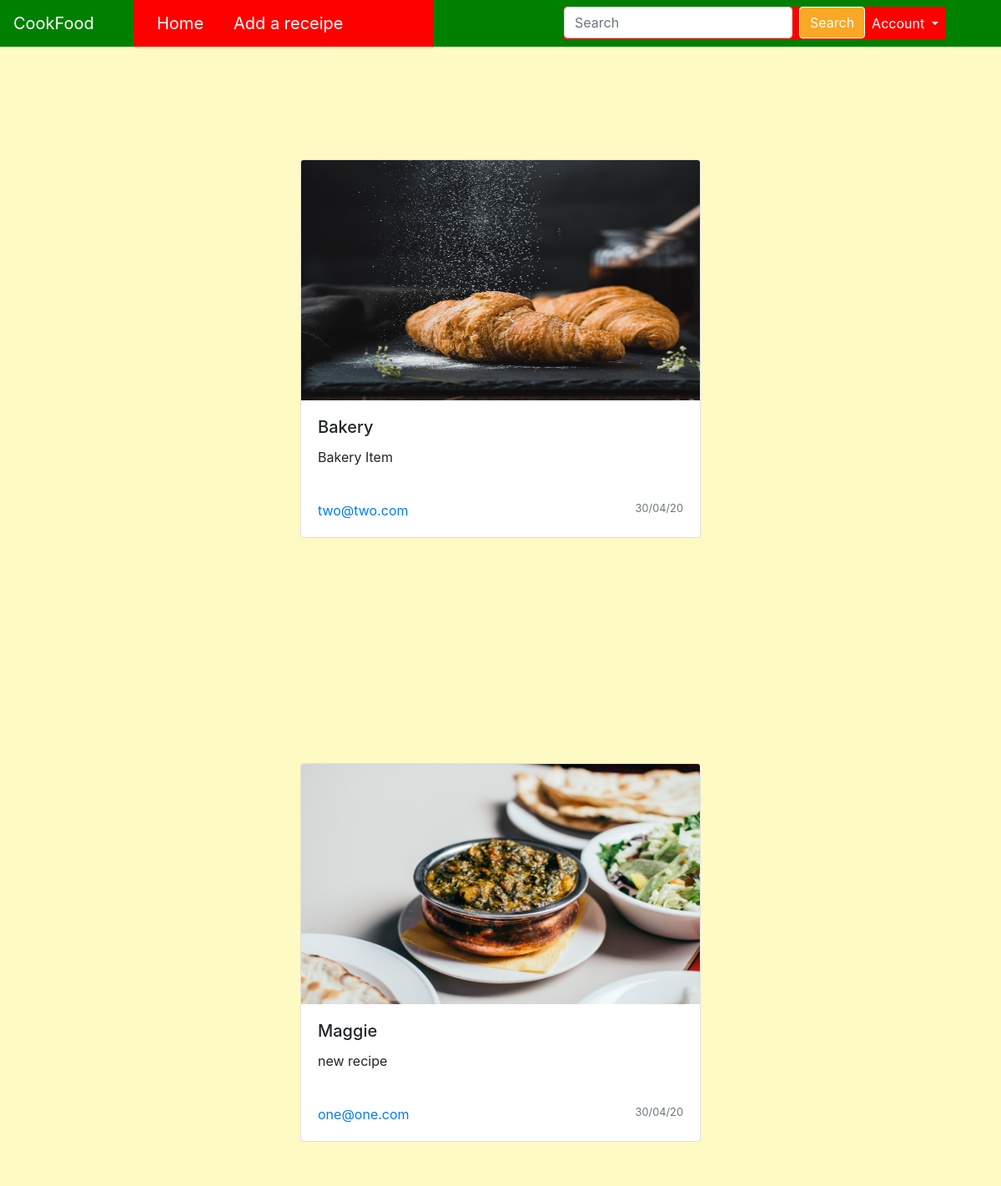
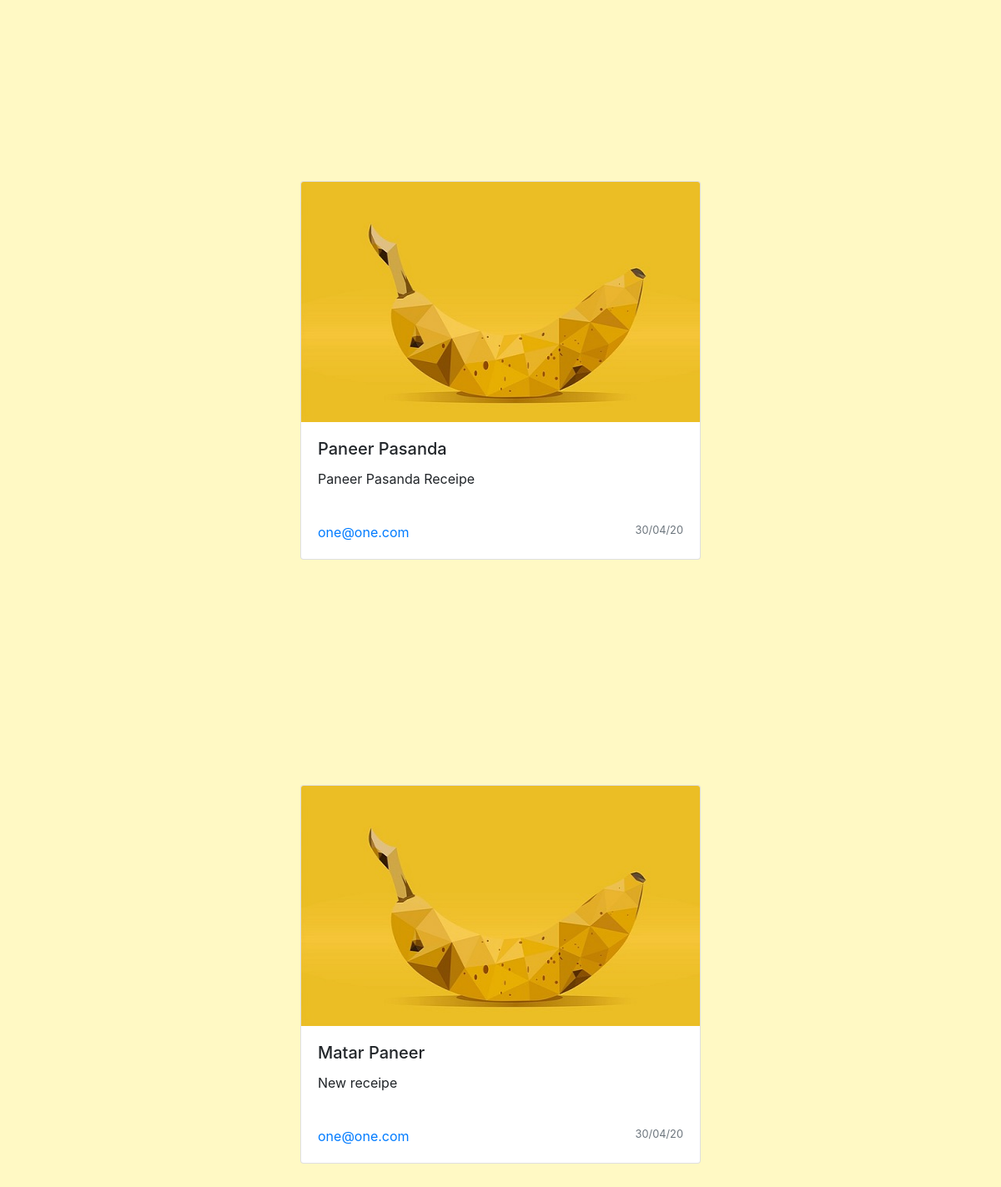
The page /blogs/view_blogs (signed in) on the database its author committed (2 pictures, top to bottom).
### my_project/blogs/models.py (models this page shows, shortened)
class Blog(db.Model):
    __tablename__ = 'blogs'
    id = db.Column(db.Integer, primary_key=True)
    blog_id = db.Column(db.Text)
    dish_name = db.Column(db.String(60), nullable=False)
    dish_receipe = db.Column(db.Text)
    date = db.Column(db.DateTime, nullable=False, default=datetime.utcnow)
    recipe_img = db.Column(db.String(80), nullable=True)
    email = db.Column(db.String(80), db.ForeignKey('users.email'), nullable=False)
    user = db.relationship('User', backref=db.backref('blogs', lazy=True))

### my_project/blogs/view.py (the view)
@blog_bp.route("/view_blogs")
@login_required
def view_blogs():
    blogs_list = Blog.query.order_by(desc(Blog.date)).all()
    return render_template('blogs/view_blogs.html', blogs_list=blogs_list)

### my_project/sign_up/models.py (called while the page is built)
@login_manager.user_loader
def load_user(user_id):
    return User.query.get(user_id)

### my_project/blogs/templates/blogs/view_blogs.html
{% extends "base.html" %} {% block content %} {% for blog in blogs_list %}
<div class="body-container">
    <div class="container-center">
        <div class="card w-50">
            {% if blog.recipe_img == None %}
            <img src="{{url_for('static', filename='images/default.jpg')}}" class="card-img-top"> {% else %}
            <img src="{{url_for('static', filename='images/'+blog.recipe_img)}}" class="card-img-top"> {% endif %}
            <div class="card-body">
                <h5 class="card-title">{{blog.dish_name}}</h5>
                <p class="card-text">{{blog.dish_receipe}}</p>
            </div>
            <div class="card-body">
                <div class="row">
                    <div class="col-6">
                        <a href="#" class="card-link">{{blog.email}}</a>
                    </div>
                    <div class="col-6">
                        <p class="card-text card-link text-right"><small class="text-muted">{{blog.date.strftime("%d/%m/%y")}}</small></p>
                    </div>
                </div>
            </div>
        </div>
    </div>
</div>
{% endfor %} {% endblock %}

### my_project/templates/base.html (shortened to what this page needs)
<html lang="en">
<head>
    <link rel="stylesheet" href="https://stackpath.bootstrapcdn.com/bootstrap/4.4.1/css/bootstrap.min.css">
    <link rel="stylesheet" href="{{ url_for('static', filename='css/main.css') }}">
</head>
<body>
    <div class="screen-1000plus">
        <nav class="navbar fixed-top navbar-expand-lg">
            <a class="navbar-brand" href="{{url_for('blog_bp.view_blogs')}}">CookFood</a>
            <div class="navbar-left-div navbar-nav">
                <ul class="navbar-left-list">
                    <li class="navbar-left-list-items">
                        <a class="nav-link" href="{{url_for('blog_bp.view_blogs')}}">Home</a>
                    </li>
                    {% if current_user.is_authenticated %}
                    <li class="navbar-left-list-items">
                        <a class="nav-link" href="{{url_for('blog_bp.create_blog')}}">Add a receipe</a>
                    </li>
                    {% endif %}
                </ul>
            </div>
            <div class="navbar-right-items">
                <ul class="navbar-nav">
                    <li class="nav-item dropdown">
                        <form class="form-inline my-2 my-lg-0">
                            <input class="form-control mr-sm-2" type="search" placeholder="Search" aria-label="Search">
                            <button class="btn btn-outline-success my-2 my-sm-0" id="search-btn" type="submit">Search</button>
                        </form>
                    </li>
                    <li class="nav-item dropdown">
                        <a class="nav-link dropdown-toggle" href="#" id="navbarDropdownMenuLink" role="button" data-toggle="dropdown" aria-haspopup="true" aria-expanded="false">
                          Account
                        </a>
                    </li>
                </ul>
            </div>
        </nav>
    </div>
    {% block content %}{% endblock %}
</body>
</html>

### my_project/static/css/main.css (style rules this page uses)
:root { --primary_color: #f9a825; --accent_color: #FBC02D; --nav_item_color: white; --nav_item_color_hover: #F57F17; --backgrond_color: #FFF9C4; }
html, body { height: 80%; background-color: var(--backgrond_color); }
nav.navbar { background-color: var(--primary_color); }
nav>a { color: var(--nav_item_color); }
ul>li>a { color: white; }
.navbar-left-div { width: 30%; }
.navbar-left-list { list-style-type: none; margin-left: 20px; margin-top: 0; margin-bottom: 0; padding: 0; overflow: hidden; font-size: 20px; }
.navbar-left-list-items { float: left; }
.navbar-left-list-items a { display: block; color: white; text-align: center; padding-left: 50px; text-decoration: none; }
.navbar-right-items { margin-left: 65%; position: absolute; }
.dropdown>a { color: var(--nav_item_color); }
.body-container { height: 100%; width: 80%; display: flex; margin-top: 7%; margin-left: 10%; justify-content: center; align-items: center; }
.container-center { height: 100%; width: 100%; display: flex; justify-content: center; align-items: center; }
#search-btn { background-color: var(--primary_color); border: 1px solid var(--nav_item_color); color: white; }
.card-img-top { height: 288px; background-position: center; background-repeat: no-repeat; }
.card { margin-top: 3%; }
@media only screen and (min-width: 1000px) and (max-width: 1200px) { nav.navbar { background-color: green; } }
@media only screen and (min-width: 1000px) and (max-width: 1200px) { .navbar-right-items { background-color: red; margin-left: 55%; position: absolute; } }
@media only screen and (min-width: 1000px) and (max-width: 1200px) { .navbar-left-div { width: 30%; height: 100%; position: absolute; margin-left: 12%; background-color: red; } }
@media only screen and (min-width: 1000px) and (max-width: 1200px) { .navbar-left-list { list-style-type: none; margin-left: 0; margin-top: 0; margin-bottom: 0; padding: 0; font-size: 20px; } }
@media only screen and (min-width: 1000px) and (max-width: 1200px) { .navbar-left-list-items { float: left; text-align: center; padding-left: 20px; padding-top: 5px; } }
@media only screen and (min-width: 1000px) and (max-width: 1200px) { .navbar-left-list-items a { display: block; color: white; text-decoration: none; text-align: center; } }

### rows shown on the page
Blog: recipe_img (picture), dish_name "Bakery", dish_receipe "Bakery Item", email "two@two.com", date "30/04/20"
Blog: recipe_img (picture), dish_name "Maggie", dish_receipe "new recipe", email "one@one.com", date "30/04/20"
Blog: dish_name "Paneer Pasanda", dish_receipe "Paneer Pasanda Receipe", email "one@one.com", date "30/04/20"
Blog: dish_name "Matar Paneer", dish_receipe "New receipe", email "one@one.com", date "30/04/20"
